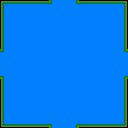

This is a level from a 2D game, rendered from its Tiled map with the project's own tilesets. A one-line summary and the map file follow, with tile-layer data summarised:
An orthogonal 32x32 tile map with 4x4 px tiles, 1 tile layer (Capa de Patrones 1).

<map version="1.0" orientation="orthogonal" renderorder="right-down" width="32" height="32" tilewidth="4" tileheight="4" nextobjectid="1">
 <tileset firstgid="1" name="set1" tilewidth="4" tileheight="4">
  <image source="../tiles/set1.png" width="64" height="64" />
 </tileset>
 <layer name="Capa de Patrones 1" width="32" height="32">
  <data>[1024 cells, 1024 non-empty, 13 distinct tile ids]</data>
 </layer>
</map>
